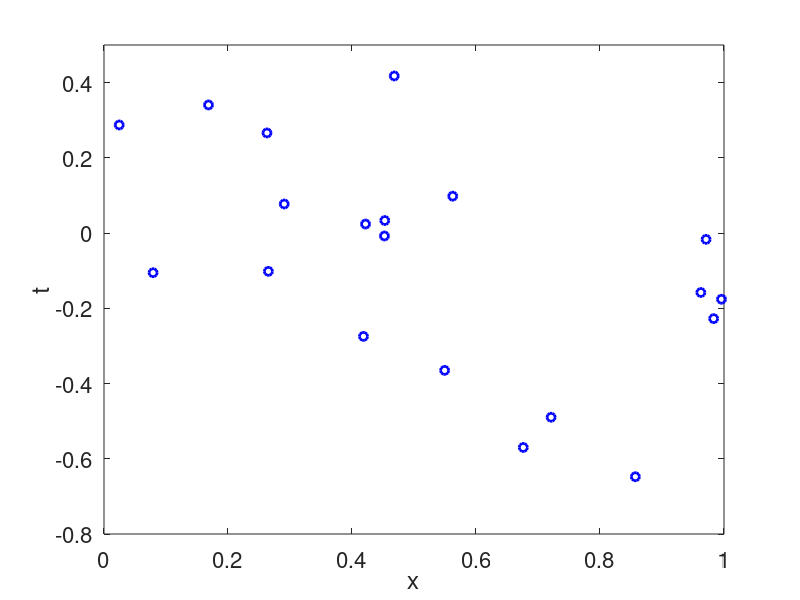

Write the MATLAB code that produced this figure.
clear all
close all

% ###############################
% 1) CREATING AN UNDERLYING MODEL
% ###############################

xreal = 0:.01:1;
yreal = sin(xreal*2*pi).*xreal.^2;

% ###################
% 2) DRAWING A SAMPLE
% ###################

n_sample = 20; % sample size
nvar = .2; % variance in noise
xsample = sort(rand(n_sample,1));
ysample = sin(xsample*2*pi).*xsample.^2;
noise = randn(size(xsample)).*nvar;
f = ysample+noise;

figure(1)
plot(xsample,f,'o','Color','blue','LineWidth',2)
axis([0 1 -.8 .5])
xlabel('x','FontSize',16)
ylabel('t','FontSize',16)
set(gca,'FontSize',16)
